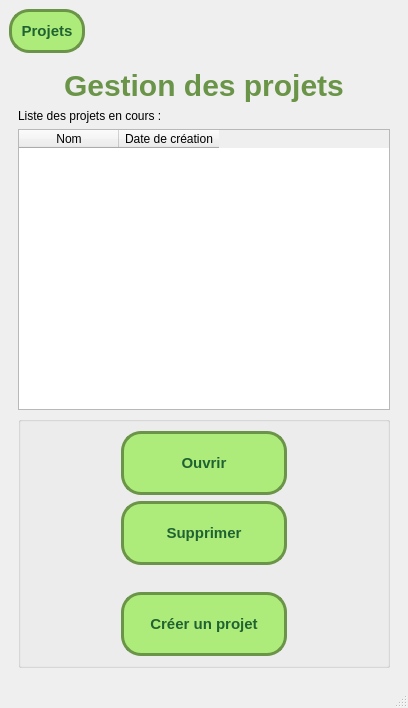
<?xml version="1.0" encoding="UTF-8"?>
<ui version="4.0">
 <class>MainWindow</class>
 <widget class="QMainWindow" name="MainWindow">
  <property name="geometry">
   <rect>
    <x>0</x>
    <y>0</y>
    <width>408</width>
    <height>708</height>
   </rect>
  </property>
  <property name="font">
   <font/>
  </property>
  <property name="windowTitle">
   <string>GestionProjets - Accueil</string>
  </property>
  <property name="styleSheet">
   <string notr="true">QPushButton {
padding: 20px; 
min-width: 120px;
border: 3px solid #6a9447;
border-radius: 20px;
background-color: #adeb7a;
font-weight: bold;
font-size:15px; 
color:#206332;
}

QPushButton:hover{
padding: 20px; 
min-width: 120px;
border: 3px solid #4e7032;
border-radius: 20px;
background-color: #6a9447;
}

QLineEdit{
max-width: 150px;
border: 2px solid #6a9447;
border-radius: 12px;
height: 25px;
}


QPlainTextEdit{
max-width: 200px;
border: 2px solid #6a9447;
}

QPushButton {
padding: 20px; 
min-width: 120px;
border: 3px solid #6a9447;
border-radius: 20px;
background-color: #adeb7a;
}

QPushButton:hover{
padding: 20px; 
min-width: 100px;
border: 3px solid #4e7032;
border-radius: 20px;
background-color: #6a9447;
}

QDateEdit{
padding: 2px; 
font-size: 18px;
}</string>
  </property>
  <widget class="QWidget" name="centralwidget">
   <layout class="QVBoxLayout" name="verticalLayout_2">
    <item>
     <widget class="QPushButton" name="pushButtonRetourProjets">
      <property name="styleSheet">
       <string notr="true">min-width:30px; 
max-width:50px; 
font-size:15px; 
color:#206332;
padding:10px;</string>
      </property>
      <property name="text">
       <string>Projets</string>
      </property>
     </widget>
    </item>
    <item>
     <widget class="QStackedWidget" name="stackedWidget">
      <property name="currentIndex">
       <number>0</number>
      </property>
      <widget class="QWidget" name="Accueil">
       <layout class="QVBoxLayout" name="verticalLayout_4">
        <item>
         <layout class="QHBoxLayout" name="horizontalLayout">
          <item>
           <spacer name="horizontalSpacer">
            <property name="orientation">
             <enum>Qt::Horizontal</enum>
            </property>
            <property name="sizeHint" stdset="0">
             <size>
              <width>40</width>
              <height>20</height>
             </size>
            </property>
           </spacer>
          </item>
          <item>
           <widget class="QLabel" name="label_2">
            <property name="styleSheet">
             <string notr="true">font-size: 30px; font-weight: 700; color: #6a9447;</string>
            </property>
            <property name="text">
             <string>Gestion des projets</string>
            </property>
           </widget>
          </item>
          <item>
           <spacer name="horizontalSpacer_2">
            <property name="orientation">
             <enum>Qt::Horizontal</enum>
            </property>
            <property name="sizeHint" stdset="0">
             <size>
              <width>40</width>
              <height>20</height>
             </size>
            </property>
           </spacer>
          </item>
         </layout>
        </item>
        <item>
         <layout class="QVBoxLayout" name="verticalLayout">
          <item>
           <widget class="QLabel" name="label">
            <property name="text">
             <string>Liste des projets en cours :</string>
            </property>
           </widget>
          </item>
          <item>
           <widget class="QTableWidget" name="tableWidgetProjects">
            <property name="selectionMode">
             <enum>QAbstractItemView::SingleSelection</enum>
            </property>
            <property name="selectionBehavior">
             <enum>QAbstractItemView::SelectRows</enum>
            </property>
            <attribute name="verticalHeaderVisible">
             <bool>false</bool>
            </attribute>
            <column>
             <property name="text">
              <string>Nom</string>
             </property>
            </column>
            <column>
             <property name="text">
              <string>Date de création</string>
             </property>
            </column>
           </widget>
          </item>
         </layout>
        </item>
        <item>
         <widget class="QGroupBox" name="groupBoxButtons">
          <property name="styleSheet">
           <string notr="true">max-height: 250px;</string>
          </property>
          <property name="title">
           <string/>
          </property>
          <layout class="QVBoxLayout" name="verticalLayout_3">
           <item>
            <layout class="QHBoxLayout" name="horizontalLayout_3">
             <item>
              <spacer name="horizontalSpacer_5">
               <property name="orientation">
                <enum>Qt::Horizontal</enum>
               </property>
               <property name="sizeHint" stdset="0">
                <size>
                 <width>40</width>
                 <height>20</height>
                </size>
               </property>
              </spacer>
             </item>
             <item>
              <widget class="QPushButton" name="pushButtonOpenProject">
               <property name="text">
                <string>Ouvrir</string>
               </property>
              </widget>
             </item>
             <item>
              <spacer name="horizontalSpacer_6">
               <property name="orientation">
                <enum>Qt::Horizontal</enum>
               </property>
               <property name="sizeHint" stdset="0">
                <size>
                 <width>40</width>
                 <height>20</height>
                </size>
               </property>
              </spacer>
             </item>
            </layout>
           </item>
           <item>
            <layout class="QHBoxLayout" name="horizontalLayout_17">
             <item>
              <spacer name="horizontalSpacer_27">
               <property name="orientation">
                <enum>Qt::Horizontal</enum>
               </property>
               <property name="sizeHint" stdset="0">
                <size>
                 <width>40</width>
                 <height>20</height>
                </size>
               </property>
              </spacer>
             </item>
             <item>
              <widget class="QPushButton" name="pushButtonSupprProjet">
               <property name="text">
                <string>Supprimer</string>
               </property>
              </widget>
             </item>
             <item>
              <spacer name="horizontalSpacer_28">
               <property name="orientation">
                <enum>Qt::Horizontal</enum>
               </property>
               <property name="sizeHint" stdset="0">
                <size>
                 <width>40</width>
                 <height>20</height>
                </size>
               </property>
              </spacer>
             </item>
            </layout>
           </item>
           <item>
            <spacer name="verticalSpacer_2">
             <property name="orientation">
              <enum>Qt::Vertical</enum>
             </property>
             <property name="sizeHint" stdset="0">
              <size>
               <width>20</width>
               <height>40</height>
              </size>
             </property>
            </spacer>
           </item>
           <item>
            <layout class="QHBoxLayout" name="horizontalLayout_2">
             <item>
              <spacer name="horizontalSpacer_3">
               <property name="orientation">
                <enum>Qt::Horizontal</enum>
               </property>
               <property name="sizeHint" stdset="0">
                <size>
                 <width>40</width>
                 <height>20</height>
                </size>
               </property>
              </spacer>
             </item>
             <item>
              <widget class="QPushButton" name="pushButtonNewProject">
               <property name="styleSheet">
                <string notr="true"/>
               </property>
               <property name="text">
                <string>Créer un projet</string>
               </property>
              </widget>
             </item>
             <item>
              <spacer name="horizontalSpacer_4">
               <property name="orientation">
                <enum>Qt::Horizontal</enum>
               </property>
               <property name="sizeHint" stdset="0">
                <size>
                 <width>40</width>
                 <height>20</height>
                </size>
               </property>
              </spacer>
             </item>
            </layout>
           </item>
          </layout>
         </widget>
        </item>
       </layout>
      </widget>
      <widget class="QWidget" name="AjoutProjet">
       <layout class="QVBoxLayout" name="verticalLayout_5">
        <item>
         <layout class="QHBoxLayout" name="horizontalLayout_9">
          <item>
           <spacer name="horizontalSpacer_17">
            <property name="orientation">
             <enum>Qt::Horizontal</enum>
            </property>
            <property name="sizeHint" stdset="0">
             <size>
              <width>40</width>
              <height>20</height>
             </size>
            </property>
           </spacer>
          </item>
          <item>
           <widget class="QLabel" name="label_3">
            <property name="styleSheet">
             <string notr="true">font-size: 30px; font-weight: 700; color: #6a9447;</string>
            </property>
            <property name="text">
             <string>Créer un projet</string>
            </property>
           </widget>
          </item>
          <item>
           <spacer name="horizontalSpacer_16">
            <property name="orientation">
             <enum>Qt::Horizontal</enum>
            </property>
            <property name="sizeHint" stdset="0">
             <size>
              <width>40</width>
              <height>20</height>
             </size>
            </property>
           </spacer>
          </item>
         </layout>
        </item>
        <item>
         <spacer name="verticalSpacer_6">
          <property name="orientation">
           <enum>Qt::Vertical</enum>
          </property>
          <property name="sizeHint" stdset="0">
           <size>
            <width>20</width>
            <height>40</height>
           </size>
          </property>
         </spacer>
        </item>
        <item>
         <layout class="QHBoxLayout" name="horizontalLayout_4">
          <item>
           <spacer name="horizontalSpacer_7">
            <property name="orientation">
             <enum>Qt::Horizontal</enum>
            </property>
            <property name="sizeHint" stdset="0">
             <size>
              <width>40</width>
              <height>20</height>
             </size>
            </property>
           </spacer>
          </item>
          <item>
           <widget class="QLabel" name="label_4">
            <property name="text">
             <string>Nom du projet :</string>
            </property>
           </widget>
          </item>
          <item>
           <widget class="QLineEdit" name="lineEditNomProjet"/>
          </item>
          <item>
           <spacer name="horizontalSpacer_8">
            <property name="orientation">
             <enum>Qt::Horizontal</enum>
            </property>
            <property name="sizeHint" stdset="0">
             <size>
              <width>40</width>
              <height>20</height>
             </size>
            </property>
           </spacer>
          </item>
         </layout>
        </item>
        <item>
         <layout class="QHBoxLayout" name="horizontalLayout_5">
          <item>
           <spacer name="horizontalSpacer_9">
            <property name="orientation">
             <enum>Qt::Horizontal</enum>
            </property>
            <property name="sizeHint" stdset="0">
             <size>
              <width>40</width>
              <height>20</height>
             </size>
            </property>
           </spacer>
          </item>
          <item>
           <widget class="QLabel" name="label_5">
            <property name="text">
             <string>Description :</string>
            </property>
           </widget>
          </item>
          <item>
           <widget class="QPlainTextEdit" name="plainTextEditDescProjet"/>
          </item>
          <item>
           <spacer name="horizontalSpacer_10">
            <property name="orientation">
             <enum>Qt::Horizontal</enum>
            </property>
            <property name="sizeHint" stdset="0">
             <size>
              <width>40</width>
              <height>20</height>
             </size>
            </property>
           </spacer>
          </item>
         </layout>
        </item>
        <item>
         <spacer name="verticalSpacer_5">
          <property name="orientation">
           <enum>Qt::Vertical</enum>
          </property>
          <property name="sizeType">
           <enum>QSizePolicy::Fixed</enum>
          </property>
          <property name="sizeHint" stdset="0">
           <size>
            <width>20</width>
            <height>40</height>
           </size>
          </property>
         </spacer>
        </item>
        <item>
         <layout class="QHBoxLayout" name="horizontalLayout_6">
          <item>
           <spacer name="horizontalSpacer_11">
            <property name="orientation">
             <enum>Qt::Horizontal</enum>
            </property>
            <property name="sizeHint" stdset="0">
             <size>
              <width>40</width>
              <height>20</height>
             </size>
            </property>
           </spacer>
          </item>
          <item>
           <widget class="QLabel" name="label_6">
            <property name="text">
             <string>Date de début :</string>
            </property>
           </widget>
          </item>
          <item>
           <widget class="QDateEdit" name="dateEditDebutProjet">
            <property name="styleSheet">
             <string notr="true">padding: 2px; font-size: 18px;</string>
            </property>
            <property name="displayFormat">
             <string>yyyy/MM/dd</string>
            </property>
           </widget>
          </item>
          <item>
           <spacer name="horizontalSpacer_14">
            <property name="orientation">
             <enum>Qt::Horizontal</enum>
            </property>
            <property name="sizeHint" stdset="0">
             <size>
              <width>40</width>
              <height>20</height>
             </size>
            </property>
           </spacer>
          </item>
         </layout>
        </item>
        <item>
         <layout class="QHBoxLayout" name="horizontalLayout_7">
          <item>
           <spacer name="horizontalSpacer_12">
            <property name="orientation">
             <enum>Qt::Horizontal</enum>
            </property>
            <property name="sizeHint" stdset="0">
             <size>
              <width>40</width>
              <height>20</height>
             </size>
            </property>
           </spacer>
          </item>
          <item>
           <widget class="QLabel" name="label_7">
            <property name="text">
             <string>Date de fin :</string>
            </property>
           </widget>
          </item>
          <item>
           <widget class="QDateEdit" name="dateEditFinProjet">
            <property name="styleSheet">
             <string notr="true">QLineEdit{
max-width: 150px;
border: 2px solid #6a9447;
border-radius: 12px;
height: 25px;
}

QPlainTextEdit{
max-width: 200px;
border: 2px solid #6a9447;
}

QPushButton {
padding: 20px; 
min-width: 120px;
border: 3px solid #6a9447;
border-radius: 20px;
background-color: #adeb7a;
}

QPushButton:hover{
padding: 20px; 
min-width: 100px;
border: 3px solid #4e7032;
border-radius: 20px;
background-color: #6a9447;
}
</string>
            </property>
            <property name="displayFormat">
             <string>yyyy/MM/dd</string>
            </property>
           </widget>
          </item>
          <item>
           <spacer name="horizontalSpacer_13">
            <property name="orientation">
             <enum>Qt::Horizontal</enum>
            </property>
            <property name="sizeHint" stdset="0">
             <size>
              <width>40</width>
              <height>20</height>
             </size>
            </property>
           </spacer>
          </item>
         </layout>
        </item>
        <item>
         <spacer name="verticalSpacer_4">
          <property name="orientation">
           <enum>Qt::Vertical</enum>
          </property>
          <property name="sizeType">
           <enum>QSizePolicy::Expanding</enum>
          </property>
          <property name="sizeHint" stdset="0">
           <size>
            <width>20</width>
            <height>40</height>
           </size>
          </property>
         </spacer>
        </item>
        <item>
         <layout class="QHBoxLayout" name="horizontalLayout_8">
          <item>
           <spacer name="horizontalSpacer_15">
            <property name="orientation">
             <enum>Qt::Horizontal</enum>
            </property>
            <property name="sizeHint" stdset="0">
             <size>
              <width>40</width>
              <height>20</height>
             </size>
            </property>
           </spacer>
          </item>
          <item>
           <widget class="QPushButton" name="pushButtonCreerProjet">
            <property name="text">
             <string>Créer</string>
            </property>
           </widget>
          </item>
         </layout>
        </item>
       </layout>
      </widget>
      <widget class="QWidget" name="EnsembleTaches">
       <layout class="QVBoxLayout" name="verticalLayout_7">
        <item>
         <layout class="QHBoxLayout" name="horizontalLayout_12">
          <item>
           <spacer name="horizontalSpacer_18">
            <property name="orientation">
             <enum>Qt::Horizontal</enum>
            </property>
            <property name="sizeHint" stdset="0">
             <size>
              <width>40</width>
              <height>20</height>
             </size>
            </property>
           </spacer>
          </item>
          <item>
           <widget class="QLabel" name="labelNomProjet">
            <property name="styleSheet">
             <string notr="true">font-size: 30px; font-weight: 700; color: #6a9447;</string>
            </property>
            <property name="text">
             <string>Nom</string>
            </property>
           </widget>
          </item>
          <item>
           <spacer name="horizontalSpacer_19">
            <property name="orientation">
             <enum>Qt::Horizontal</enum>
            </property>
            <property name="sizeHint" stdset="0">
             <size>
              <width>40</width>
              <height>20</height>
             </size>
            </property>
           </spacer>
          </item>
         </layout>
        </item>
        <item>
         <widget class="QLabel" name="labelDescProjet">
          <property name="text">
           <string>description</string>
          </property>
         </widget>
        </item>
        <item>
         <layout class="QHBoxLayout" name="horizontalLayout_21">
          <item>
           <widget class="QLabel" name="labelDateCreation">
            <property name="text">
             <string>debut</string>
            </property>
           </widget>
          </item>
          <item>
           <widget class="QLabel" name="labelDateFin">
            <property name="text">
             <string>fin</string>
            </property>
           </widget>
          </item>
          <item>
           <spacer name="horizontalSpacer_35">
            <property name="orientation">
             <enum>Qt::Horizontal</enum>
            </property>
            <property name="sizeHint" stdset="0">
             <size>
              <width>40</width>
              <height>20</height>
             </size>
            </property>
           </spacer>
          </item>
         </layout>
        </item>
        <item>
         <layout class="QHBoxLayout" name="horizontalLayout_20">
          <item>
           <spacer name="horizontalSpacer_34">
            <property name="orientation">
             <enum>Qt::Horizontal</enum>
            </property>
            <property name="sizeHint" stdset="0">
             <size>
              <width>40</width>
              <height>20</height>
             </size>
            </property>
           </spacer>
          </item>
          <item>
           <widget class="QLabel" name="labelErreurTableauTaches">
            <property name="styleSheet">
             <string notr="true">color: red;</string>
            </property>
            <property name="text">
             <string>Erreur</string>
            </property>
           </widget>
          </item>
          <item>
           <spacer name="horizontalSpacer_33">
            <property name="orientation">
             <enum>Qt::Horizontal</enum>
            </property>
            <property name="sizeHint" stdset="0">
             <size>
              <width>40</width>
              <height>20</height>
             </size>
            </property>
           </spacer>
          </item>
         </layout>
        </item>
        <item>
         <layout class="QHBoxLayout" name="horizontalLayout_10">
          <item>
           <widget class="QTableWidget" name="tableWidgetTaches">
            <property name="selectionMode">
             <enum>QAbstractItemView::SingleSelection</enum>
            </property>
            <property name="selectionBehavior">
             <enum>QAbstractItemView::SelectRows</enum>
            </property>
            <attribute name="verticalHeaderVisible">
             <bool>false</bool>
            </attribute>
            <column>
             <property name="text">
              <string>Tâches</string>
             </property>
            </column>
            <column>
             <property name="text">
              <string>Ordre</string>
             </property>
            </column>
           </widget>
          </item>
          <item>
           <layout class="QVBoxLayout" name="verticalLayout_6">
            <item>
             <spacer name="verticalSpacer_7">
              <property name="orientation">
               <enum>Qt::Vertical</enum>
              </property>
              <property name="sizeHint" stdset="0">
               <size>
                <width>20</width>
                <height>40</height>
               </size>
              </property>
             </spacer>
            </item>
            <item>
             <widget class="QPushButton" name="pushButtonUp">
              <property name="styleSheet">
               <string notr="true">min-width:30px; 
font-size:25px; 
font-weight:bold; 
color:#206332;
padding:10px;</string>
              </property>
              <property name="text">
               <string>↑</string>
              </property>
             </widget>
            </item>
            <item>
             <spacer name="verticalSpacer_8">
              <property name="orientation">
               <enum>Qt::Vertical</enum>
              </property>
              <property name="sizeType">
               <enum>QSizePolicy::Expanding</enum>
              </property>
              <property name="sizeHint" stdset="0">
               <size>
                <width>20</width>
                <height>40</height>
               </size>
              </property>
             </spacer>
            </item>
           </layout>
          </item>
         </layout>
        </item>
        <item>
         <spacer name="verticalSpacer_9">
          <property name="orientation">
           <enum>Qt::Vertical</enum>
          </property>
          <property name="sizeHint" stdset="0">
           <size>
            <width>20</width>
            <height>40</height>
           </size>
          </property>
         </spacer>
        </item>
        <item>
         <layout class="QHBoxLayout" name="horizontalLayout_11">
          <item>
           <widget class="QPushButton" name="pushButtonSupprTache">
            <property name="text">
             <string>Supprimer la tache</string>
            </property>
           </widget>
          </item>
          <item>
           <widget class="QPushButton" name="pushButtonNewTache">
            <property name="text">
             <string>Nouvelle tâche</string>
            </property>
           </widget>
          </item>
         </layout>
        </item>
       </layout>
      </widget>
      <widget class="QWidget" name="CreerTache">
       <layout class="QVBoxLayout" name="verticalLayout_8">
        <item>
         <layout class="QHBoxLayout" name="horizontalLayout_13">
          <item>
           <spacer name="horizontalSpacer_20">
            <property name="orientation">
             <enum>Qt::Horizontal</enum>
            </property>
            <property name="sizeHint" stdset="0">
             <size>
              <width>40</width>
              <height>20</height>
             </size>
            </property>
           </spacer>
          </item>
          <item>
           <widget class="QLabel" name="label_8">
            <property name="styleSheet">
             <string notr="true">font-size: 30px; font-weight: 700; color: #6a9447;</string>
            </property>
            <property name="text">
             <string>Créer une tâche</string>
            </property>
           </widget>
          </item>
          <item>
           <spacer name="horizontalSpacer_21">
            <property name="orientation">
             <enum>Qt::Horizontal</enum>
            </property>
            <property name="sizeHint" stdset="0">
             <size>
              <width>40</width>
              <height>20</height>
             </size>
            </property>
           </spacer>
          </item>
         </layout>
        </item>
        <item>
         <spacer name="verticalSpacer">
          <property name="orientation">
           <enum>Qt::Vertical</enum>
          </property>
          <property name="sizeHint" stdset="0">
           <size>
            <width>20</width>
            <height>40</height>
           </size>
          </property>
         </spacer>
        </item>
        <item>
         <layout class="QHBoxLayout" name="horizontalLayout_19">
          <item>
           <spacer name="horizontalSpacer_31">
            <property name="orientation">
             <enum>Qt::Horizontal</enum>
            </property>
            <property name="sizeHint" stdset="0">
             <size>
              <width>40</width>
              <height>20</height>
             </size>
            </property>
           </spacer>
          </item>
          <item>
           <widget class="QLabel" name="labelErreurNomTache">
            <property name="styleSheet">
             <string notr="true">color: red;</string>
            </property>
            <property name="text">
             <string>Donnez un nom à votre tâche !</string>
            </property>
           </widget>
          </item>
          <item>
           <spacer name="horizontalSpacer_32">
            <property name="orientation">
             <enum>Qt::Horizontal</enum>
            </property>
            <property name="sizeHint" stdset="0">
             <size>
              <width>40</width>
              <height>20</height>
             </size>
            </property>
           </spacer>
          </item>
         </layout>
        </item>
        <item>
         <layout class="QHBoxLayout" name="horizontalLayout_14">
          <item>
           <spacer name="horizontalSpacer_25">
            <property name="orientation">
             <enum>Qt::Horizontal</enum>
            </property>
            <property name="sizeHint" stdset="0">
             <size>
              <width>40</width>
              <height>20</height>
             </size>
            </property>
           </spacer>
          </item>
          <item>
           <widget class="QLabel" name="label_9">
            <property name="text">
             <string>Titre :</string>
            </property>
           </widget>
          </item>
          <item>
           <widget class="QLineEdit" name="lineEditTitreTache"/>
          </item>
          <item>
           <spacer name="horizontalSpacer_24">
            <property name="orientation">
             <enum>Qt::Horizontal</enum>
            </property>
            <property name="sizeHint" stdset="0">
             <size>
              <width>40</width>
              <height>20</height>
             </size>
            </property>
           </spacer>
          </item>
         </layout>
        </item>
        <item>
         <layout class="QHBoxLayout" name="horizontalLayout_18">
          <item>
           <spacer name="horizontalSpacer_30">
            <property name="orientation">
             <enum>Qt::Horizontal</enum>
            </property>
            <property name="sizeHint" stdset="0">
             <size>
              <width>40</width>
              <height>20</height>
             </size>
            </property>
           </spacer>
          </item>
          <item>
           <widget class="QLabel" name="labelErreurOrdreTache">
            <property name="styleSheet">
             <string notr="true">color: red;</string>
            </property>
            <property name="text">
             <string>Une autre tâche possède le même ordre de priorité !</string>
            </property>
           </widget>
          </item>
          <item>
           <spacer name="horizontalSpacer_29">
            <property name="orientation">
             <enum>Qt::Horizontal</enum>
            </property>
            <property name="sizeHint" stdset="0">
             <size>
              <width>40</width>
              <height>20</height>
             </size>
            </property>
           </spacer>
          </item>
         </layout>
        </item>
        <item>
         <layout class="QHBoxLayout" name="horizontalLayout_15">
          <item>
           <spacer name="horizontalSpacer_22">
            <property name="orientation">
             <enum>Qt::Horizontal</enum>
            </property>
            <property name="sizeHint" stdset="0">
             <size>
              <width>40</width>
              <height>20</height>
             </size>
            </property>
           </spacer>
          </item>
          <item>
           <widget class="QLabel" name="label_10">
            <property name="text">
             <string>Ordre de priorité :</string>
            </property>
           </widget>
          </item>
          <item>
           <widget class="QSpinBox" name="spinBoxOrdrePriorite">
            <property name="styleSheet">
             <string notr="true">height: 40px;
width: 40px; 
font-size: 20px;</string>
            </property>
            <property name="inputMethodHints">
             <set>Qt::ImhDigitsOnly</set>
            </property>
            <property name="buttonSymbols">
             <enum>QAbstractSpinBox::UpDownArrows</enum>
            </property>
            <property name="minimum">
             <number>1</number>
            </property>
           </widget>
          </item>
          <item>
           <spacer name="horizontalSpacer_23">
            <property name="orientation">
             <enum>Qt::Horizontal</enum>
            </property>
            <property name="sizeHint" stdset="0">
             <size>
              <width>40</width>
              <height>20</height>
             </size>
            </property>
           </spacer>
          </item>
         </layout>
        </item>
        <item>
         <spacer name="verticalSpacer_3">
          <property name="orientation">
           <enum>Qt::Vertical</enum>
          </property>
          <property name="sizeHint" stdset="0">
           <size>
            <width>20</width>
            <height>40</height>
           </size>
          </property>
         </spacer>
        </item>
        <item>
         <layout class="QHBoxLayout" name="horizontalLayout_16">
          <item>
           <widget class="QPushButton" name="pushButtonRetour">
            <property name="text">
             <string>Retour</string>
            </property>
           </widget>
          </item>
          <item>
           <spacer name="horizontalSpacer_26">
            <property name="orientation">
             <enum>Qt::Horizontal</enum>
            </property>
            <property name="sizeHint" stdset="0">
             <size>
              <width>40</width>
              <height>20</height>
             </size>
            </property>
           </spacer>
          </item>
          <item>
           <widget class="QPushButton" name="pushButtonAjouterTache">
            <property name="text">
             <string>Ajouter</string>
            </property>
           </widget>
          </item>
         </layout>
        </item>
       </layout>
      </widget>
     </widget>
    </item>
   </layout>
  </widget>
  <widget class="QMenuBar" name="menubar">
   <property name="geometry">
    <rect>
     <x>0</x>
     <y>0</y>
     <width>408</width>
     <height>21</height>
    </rect>
   </property>
  </widget>
  <widget class="QStatusBar" name="statusbar"/>
 </widget>
 <resources/>
 <connections/>
</ui>
